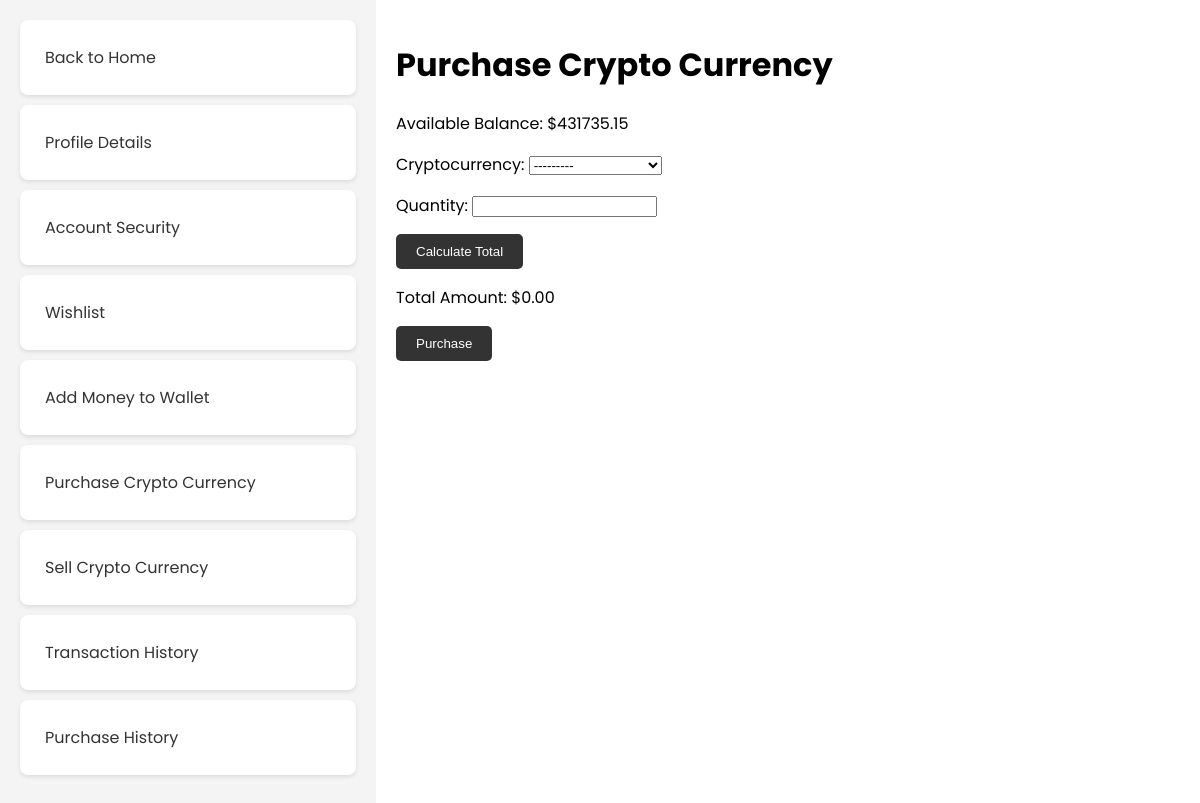
The app's page /userprofile/purchase_currency/ (signed in), older data.
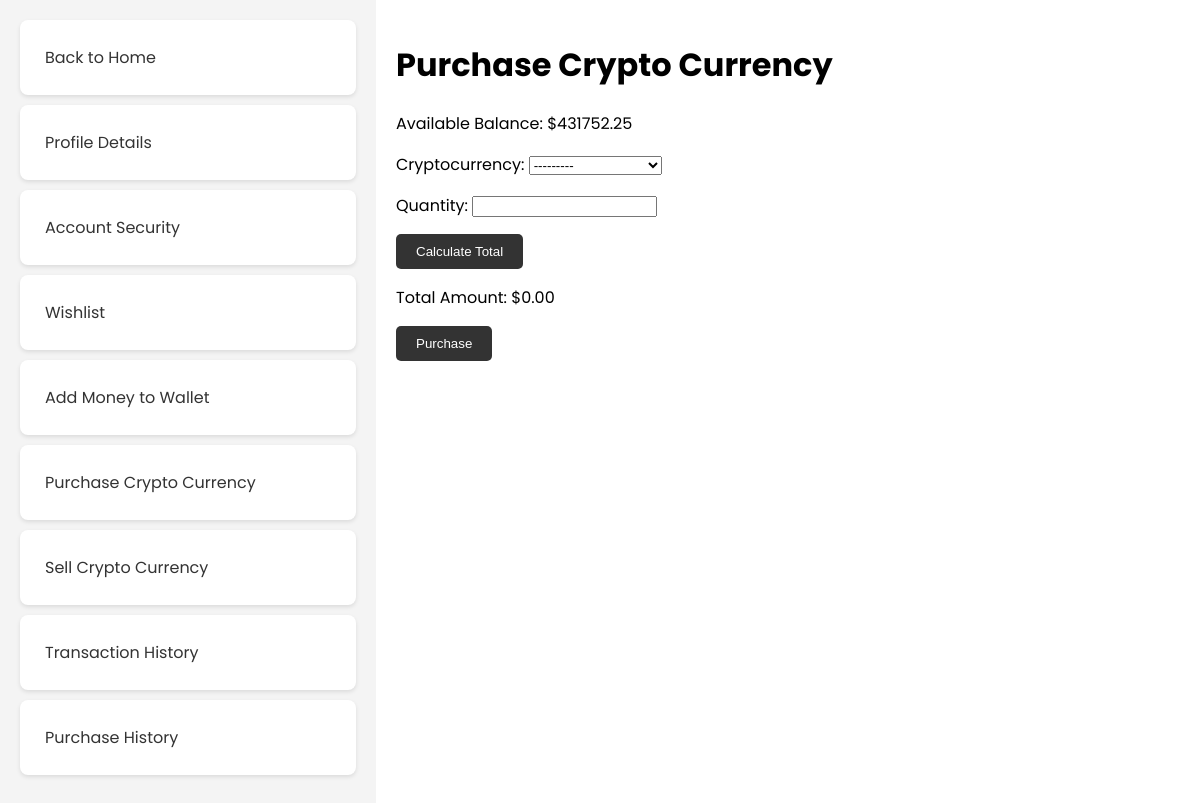
The same page, newer data.
### CryptoCrackers/models.py (models this page shows, shortened)
class Wallet(models.Model):
    user = models.OneToOneField(UserDetails, on_delete=models.CASCADE)
    balance = models.DecimalField(max_digits=10, decimal_places=2, default=0)

### CryptoCrackers/views.py (the view)
# urls.py: path('userprofile/purchase_currency/', views.purchase_currency, name='purchase_currency'),
def purchase_currency(request):
    user_id = request.session.get('_user_id')
    if not user_id:
        return redirect('/login/')
    user_wallet, created = Wallet.objects.get_or_create(user_id=user_id)
    if request.method == 'POST':
        form = PurchaseForm(user_id, request.POST)
        if form.is_valid():
            cryptocurrency = form.cleaned_data['cryptocurrency']
            quantity = form.cleaned_data['quantity']
            total_amount = cryptocurrency.current_price_cad * quantity
            if user_wallet.balance >= total_amount:
                user_wallet.balance -= total_amount
                purchase = Purchase.objects.create(
                    user_id=user_id,
                    cryptocurrency=cryptocurrency,
                    quantity=quantity,
                    total_amount=total_amount,
                )
                user = UserDetails.objects.get(id=user_id)
                cryptocurrencies = user.cryptocurrencies
                if cryptocurrency.name in cryptocurrencies:
                    cryptocurrencies[cryptocurrency.name] += int(quantity)
                else:
                    cryptocurrencies[cryptocurrency.name] = int(quantity)
                user.cryptocurrencies = cryptocurrencies
                user_wallet.save()
                user.save()
                purchase.save()
                return JsonResponse({'success': True})
            else:
                return JsonResponse({'success': False, 'error': 'Insufficient balance in the wallet'})
        else:
            return JsonResponse({'success': False, 'error': form.errors})
    else:
        form = PurchaseForm(user_id)
        crypto_choices = [{'id': crypto.id, 'name': crypto.name, 'price': str(crypto.current_price_cad)} for crypto in
                          CryptoCurrency.objects.all()]
        crypto_choices_json = json.dumps(crypto_choices, cls=DjangoJSONEncoder)
        user = UserDetails.objects.get(pk=user_id)
        return render(request, 'FrontEnd/profile.html',
                      {'form': form, 'balance': user_wallet.balance, 'crypto_choices_json': crypto_choices_json,
                       'id': "purchase-currency", "user": user})

### CryptoCrackers/forms.py (shortened to what this page needs)
class PurchaseForm(forms.ModelForm):
    class Meta:
        model = Purchase
        fields = ['cryptocurrency', 'quantity']
        widgets = {
            'cryptocurrency': forms.Select(),
            'quantity': forms.NumberInput(),
        }
    def __init__(self, user_id, *args, **kwargs):
        super().__init__(*args, **kwargs)
        self.fields['cryptocurrency'].queryset = CryptoCurrency.objects.all()
        self.user_id = user_id

### CryptoCrackers/models.py (called while the page is built)
    def __str__(self):
        return self.name

### templates/FrontEnd/profile.html (shortened to what this page needs)
<!DOCTYPE html>
<html lang="en">
<head>
    <link rel="stylesheet" href="../../static/css/profile.css">
</head>
<body>
<main>
    <div class="profile-container">
        <div class="sidebar">
            <ul>
                <li><a href="{% url 'CryptoCrackers:index' %}" >Back to Home</a></li>
                <li><a href="{% url 'CryptoCrackers:profile' %}" >Profile Details</a></li>
                <li><a  href="{% url 'CryptoCrackers:acc_sec' %}" >Account Security</a></li>
                <li><a href="{% url 'CryptoCrackers:wishlist' %}" >Wishlist</a></li>
                <li><a href="{% url 'CryptoCrackers:add_money' %}" >Add Money to Wallet</a></li>
                <li><a href="{% url 'CryptoCrackers:purchase_currency' %}" >Purchase Crypto Currency</a></li>
                <li><a href="{% url 'CryptoCrackers:sell_crypto' %}" >Sell Crypto Currency</a></li>
                <li><a href="{% url 'CryptoCrackers:transaction_list' %}" >Transaction History</a></li>
                <li><a href="{% url 'CryptoCrackers:purchasehistory_list' %}" >Purchase History</a></li>
            </ul>
        </div>
        <div class="content">
            <div id="purchase-currency" style="display: none;">
                  <h1>Purchase Crypto Currency</h1>
                  <p>Available Balance: ${{ balance }}</p>
                {% if user.id_image%}
                    <form method="post" id="purchaseForm">
                        {{ form.as_p }}
                        <button class="save-button" type="button" onclick="calculateTotal()">Calculate Total</button>
                        <p>Total Amount: $<span id="totalAmount">0.00</span></p>
                        <button class="save-button" type="submit">Purchase</button>
                    </form>
                {% else %}
                    <p style="color: red;">Please upload a valid ID image before purchasing cryptocurrency.</p>
                {% endif %}
            </div>
     </div>
    </div>
</main>
</body>
</html>

### static/css/profile.css (style rules this page uses)
body { font-family: 'Poppins', sans-serif; margin: 0; padding: 0; }
.profile-container { display: flex; }
.sidebar { width: 30%; padding: 20px; background-color: #f4f4f4; }
.content { width: 70%; padding: 20px; }
.sidebar ul { list-style-type: none; padding: 0; }
.sidebar li { margin-bottom: 10px; }
.sidebar a { text-decoration: none; color: #333; display: block; padding: 10px; transition: background-color 0.3s ease; }
.save-button, .delete-button { padding: 10px 20px; border: none; border-radius: 5px; cursor: pointer; color: #fff; background-color: #333; }
ul { list-style-type: none; padding: 0; margin: 0; }
li { background-color: #fff; margin-bottom: 10px; padding: 15px; border-radius: 8px; box-shadow: 0 2px 4px rgba(0, 0, 0, 0.1); display: flex; justify-content: space-between; align-items: center; text-decoration: none; }
a { text-decoration: none; color: #3498db; }

Row changes from the older to the newer data that the page shows:
changed Wallet: balance "431735.15" → "431752.25"
